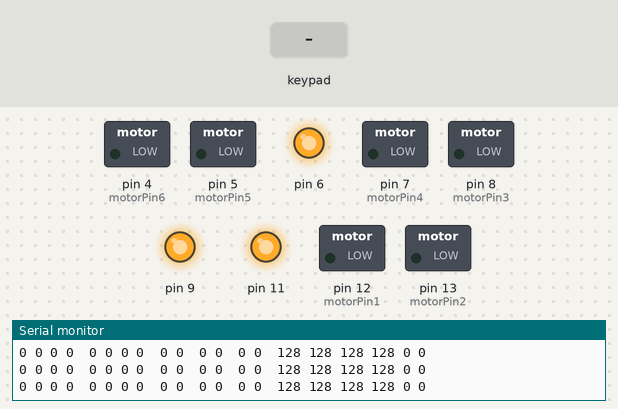
This sketch was run on a simulated Arduino Uno, built with avr-gcc and run on an emulated ATmega328P. On the bench: switched loads named in the sketch (green lamp = pin HIGH), output pins drawn as LEDs (lit = HIGH), the last lines printed to the serial monitor. Inputs (shaded band) come from the test bench.

Above: at 8.7 s.
8.8 s: key 'X' pressed
At 9.3 s:
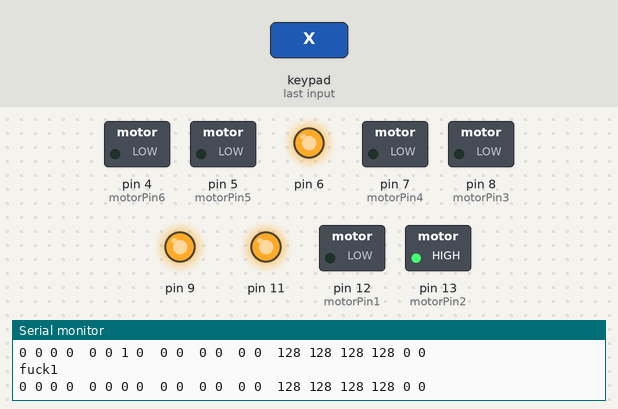
10.4 s: key 'T' pressed
At 11.7 s:
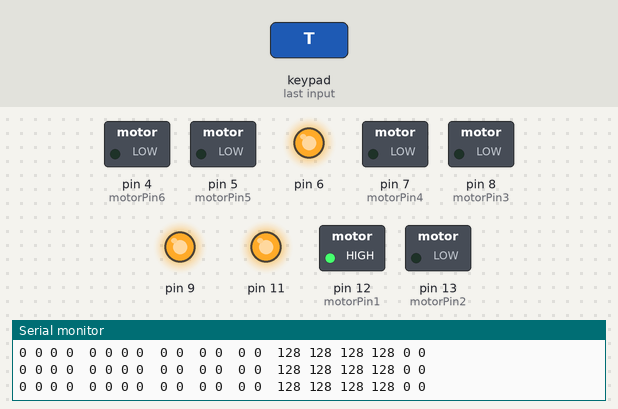
12.0 s: key 'O' pressed
At 13.0 s:
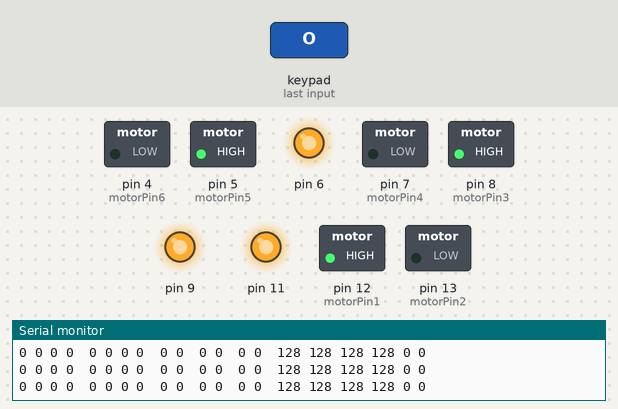
13.6 s: key 'X' pressed
At 14.4 s:
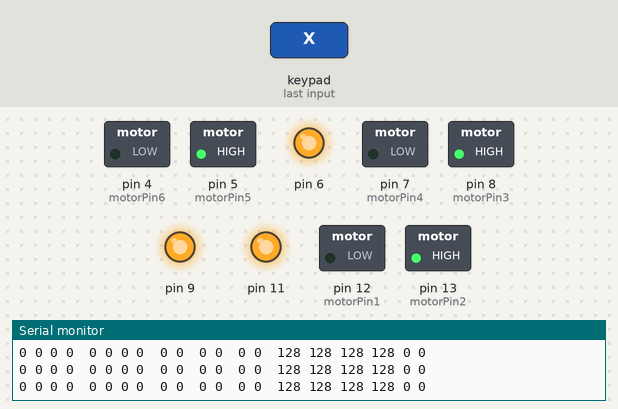
Timing chart, 0 to 16.2 s (numbered marks = the images above; inputs shaded):
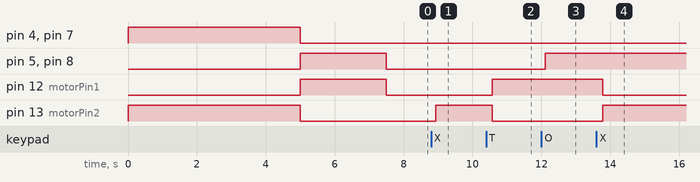

The sketch:

StuartPS2.ino
```cpp
#include<PS2X_lib.h>
const int motorPin1  = 12;
const int motorPin2  = 13;
const int motorPin3  = 8;
const int motorPin4  = 7;
const int motorPin5  = 5;
const int motorPin6  = 4;

//=============================================================================
int pins[4] = {A0, A1, A2, A3};
//#include<Wire.h>
int CLOCK = pins[3];
int COMMAND = pins[0];
int  ATTENTION = pins[1];
int DATA = pins[2];
#define BAUD_RATE 9600
//=============================================================================
PS2X ps2x;
boolean up = 0;
boolean down = 0;

boolean left = 0;
boolean right = 0;

boolean triangle = 0;
boolean sqr = 0;
boolean cross = 0;
boolean circle = 0;

boolean r1 = 0;
boolean r2 = 0, p_r2 = 0;

boolean l1 = 0;
boolean l2 = 0, p_l2 = 0;
boolean r3 = 0;
boolean l3 = 0;

int RY = 0;
int RX = 0;

int LY = 0;
int LX = 0;
int d = 0;
boolean start = 0;
boolean select = 0;

boolean start_flag = 0;

void readButtons();// to check the value of PS2 buttons
void printState(); // to print/read the value of PS2 buttons

void setup()
{
  ps2x.config_gamepad(CLOCK, COMMAND, ATTENTION, DATA); // (clock(blue),command(orange), attention(yellow), data(brown))
  Serial.begin(BAUD_RATE);
  pinMode(motorPin1, OUTPUT);
  pinMode(motorPin2, OUTPUT);
  pinMode(motorPin3, OUTPUT);
  pinMode(motorPin4, OUTPUT);
  pinMode(motorPin5, OUTPUT);
  pinMode(motorPin6, OUTPUT);
  pinMode(6, OUTPUT);
  analogWrite(6, 255);
  pinMode(9, OUTPUT);
  analogWrite(9, 255);
  pinMode(11, OUTPUT);
  analogWrite(11, 255);
  Serial.begin(9600);
  initialise();
}

void initialise()
{ allDown(); delay(5000);
  allUp(); delay(2500); stopAll();
}

void readButtons()
{
  ps2x.read_gamepad();
  up = ps2x.Button(PSB_PAD_UP);
  down = ps2x.Button(PSB_PAD_DOWN);
  left = ps2x.Button(PSB_PAD_LEFT);
  right = ps2x.Button(PSB_PAD_RIGHT);

  triangle = ps2x.Button(PSB_GREEN);
  circle = ps2x.Button(PSB_RED);
  cross = ps2x.Button(PSB_BLUE);
  sqr = ps2x.Button(PSB_PINK);

  r1 = ps2x.Button(PSB_R1);
  r2 = ps2x.Button(PSB_R2);
  l1 = ps2x.Button(PSB_L1);
  l2 = ps2x.Button(PSB_L2);

  r3 = ps2x.Button(PSB_R3);
  l3 = ps2x.Button(PSB_L3);

  RY = ps2x.Analog(PSS_RY);
  RX = ps2x.Analog(PSS_RX);

  LY = ps2x.Analog(PSS_LY);
  LX = ps2x.Analog(PSS_LX);

  start = ps2x.Button(PSB_START);
  select = ps2x.Button(PSB_SELECT);

}

boolean dbz()
{
  if ((RX > 125 && RX < 130) && (RY > 125 && RY < 130))
  {
    if (r1 == 0 && r2 == 0 && l1 == 0 && l2 == 0 && r3 == 0 && l3 == 0)
      return true;
  }
  else return false;
}
void printState()
{
  Serial.print(up);
  Serial.print(" ");
  Serial.print(down);
  Serial.print(" ");
  Serial.print(left);
  Serial.print(" ");
  Serial.print(right);
  Serial.print(" ");
  Serial.print(" ");

  Serial.print(triangle);
  Serial.print(" ");
  Serial.print(circle);
  Serial.print(" ");
  Serial.print(cross);
  Serial.print(" ");
  Serial.print(sqr);
  Serial.print(" ");
  Serial.print(" ");

  Serial.print(r1);
  Serial.print(" ");
  Serial.print(r2);
  Serial.print(" ");
  Serial.print(" ");

  Serial.print(l1);
  Serial.print(" ");
  Serial.print(l2);
  Serial.print(" ");
  Serial.print(" ");

  Serial.print(r3);
  Serial.print(" ");
  Serial.print(l3);
  Serial.print(" ");
  Serial.print(" ");

  Serial.print(RY);
  Serial.print(" ");
  Serial.print(RX);
  Serial.print(" ");
  Serial.print(LY);
  Serial.print(" ");
  Serial.print(LX);
  Serial.print(" ");

  Serial.print(start);
  Serial.print(" ");
  Serial.println(select);
  delay(100);
}
boolean flag = true;
void loop()
{
  readButtons();
  printState();
  if (RY < 20)
  {
    Aup();
    if (RX > 180)
      Cup();
    else if (RX < 20)
      Bup();
  }
  else if (RY > 245)
  {
    if (RX > 180)
      Cdown();
    else if (RX < 20)
      Bdown();
    else
    {
      Bdown();
      Cdown();
    }
  }

  else if (r1 == 1)
    Bup();
  else if (r2 == 1)
    Bdown();
  else if (l1 == 1)
    Cup();
  else if (l2 == 1)
    Cdown();
  else if (triangle == 1)
    Aup();
  else if (cross == 1)
    Adown();
  else if (circle == 1)
  { if (flag == true)
      allUp();
    else
      allDown();
    flag != flag;
  }
  else if (square == 1)
    allDown();
}

void Aup()                                                     //This code  will turn Motor A up.
{
  digitalWrite(motorPin1, HIGH);
  digitalWrite(motorPin2, LOW);
  Serial.println("rick1");
}

void Adown()                                                   //This code will turn Motor A down.
{
  digitalWrite(motorPin1, LOW);
  digitalWrite(motorPin2, HIGH);
  Serial.println("fuck1");
}

void Astop()                                                  //This code will stop Motor A.
{
  digitalWrite(motorPin1, LOW);
  digitalWrite(motorPin2, LOW);
  Serial.println("stop1");
}

void Bup()                                                    //This code  will turn MotorB up.
{
  digitalWrite(motorPin3, HIGH);
  digitalWrite(motorPin4, LOW);
  Serial.println("rick2");
}

void Bdown()                                                  //This code will turn Motor B down.
{
  digitalWrite(motorPin3, LOW);
  digitalWrite(motorPin4, HIGH);
  Serial.println("fuck2");
}

void Bstop()                                                  //This code will stop Motor B.
{
  digitalWrite(motorPin3, LOW);
  digitalWrite(motorPin4, LOW);
  Serial.println("stop2");
}

void Cup()                                                    //This code will turn Motor C up.
{
  digitalWrite(motorPin5, HIGH);
  digitalWrite(motorPin6, LOW);
  Serial.println("rick3");
}

void Cdown()                                                  //This code will turn Motor C down.
{
  digitalWrite(motorPin5, LOW);
  digitalWrite(motorPin6, HIGH);
  Serial.println("fuck3");
  // delay(5000);
}

void Cstop()                                                  //This code will stop Motor C.
{
  digitalWrite(motorPin5, LOW);
  digitalWrite(motorPin6, LOW);
  Serial.println("stop3");
}

void allUp()                                                //STOPS THE MOTHERFUCKING UNIVERSE.
{
  Aup(); Bup(); Cup();
}

void allDown()                                                //STOPS THE MOTHERFUCKING UNIVERSE.
{
  Adown(); Bdown(); Cdown();
}

void stopAll()                                                //STOPS THE MOTHERFUCKING UNIVERSE.
{
  Astop(); Bstop(); Cstop();
}
```

Measured:
- after the input at 8.8 s, pin 13 (motorPin2): LOW → HIGH after 0.14 s
- after the input at 10.4 s, pin 12 (motorPin1): LOW → HIGH after 0.18 s; pin 13 (motorPin2): HIGH → LOW after 0.18 s
- after the input at 12.0 s, pin 5 (motorPin5), pin 8 (motorPin3): LOW → HIGH after 0.11 s
- after the input at 13.6 s, pin 12 (motorPin1): HIGH → LOW after 0.18 s; pin 13 (motorPin2): LOW → HIGH after 0.18 s
